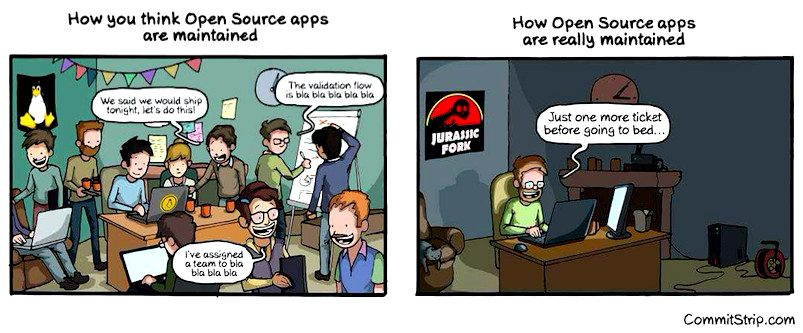
#> input picture news/2020-github-for-psychologists/expectations.jpg, 803 x 333 px, given in place of featured_full.jpg, which was not available
$ python make_hero.py
#> lines starting #> are read from the running program, lines starting #| are printed output that depends on the picture; pictures that were not available may be replaced by others from this repository, and a replacement may not be noted
"""Render this post's hero: the debating-society photograph with a melted,
blood-red title bled across it.

    python make_hero.py                     # featured.gif, the animated hero
    python make_hero.py --still             # featured.jpg, one frame of it
    python make_hero.py --variant serif --out somewhere.gif

There is no melted-horror face on this machine, and shipping one would mean
shipping somebody else's licence, so the melt is procedural: the title is set
in a heavy stock face, its contour is roughened with two smooth noise fields,
and the drips are grown downward off the bottom contour, one bead at a time,
with a terminal blob. All of it happens at 4x and is downsampled at the end -
that supersample is what keeps a roughened edge from aliasing into fringes.

**A drip is a spec, not a drawing**: `plan_drips` decides where each one starts,
how long it eventually runs, how it tapers and the exact random walk it wanders
along, and `paint_drips` then draws the first `grow` of that walk. One number
per frame is the whole animation, and the still is `grow = STILL`.

Edit this script and re-run it rather than editing the images. The source
photograph is the gitignored featured_full.jpg beside it, so a fresh clone has
the hero but not the means to rebuild it - the same trade every _full here makes.
"""

import argparse
import os
import sys
from pathlib import Path

import numpy as np
from PIL import Image, ImageChops, ImageDraw, ImageFilter, ImageFont

if hasattr(sys.stdout, "reconfigure"):
    sys.stdout.reconfigure(encoding="utf-8")

try:
    HERE = Path(__file__).resolve().parent
except NameError:                                # a notebook cell has no __file__
    HERE = Path.cwd()

RAW = HERE / "featured_full.jpg"
SS = 4                                           # supersample factor
SEED = 20260915

FONTS = Path("C:/Windows/Fonts")

# The animation, as (grow, drip alpha, milliseconds) per frame. It opens on the
# finished title and holds there: that frame is the one a social crawler shows
# for an `og:image` that happens to be a GIF, and it is the frame `--still`
# writes, so the poster and the animation cannot drift apart.
HOLD_MS = 1500
DRAIN, RUN = 7, 15
OVERRUN = 1.12                                   # how far past the still the drain runs
STILL = 1.0 / OVERRUN                            # `grow` at which a drip is "finished"

# Every drip is planned to its drained length and `grow` is the fraction of it
# that is painted, so STILL - not 1.0 - is the state the poster is in. Passing
# 1.0 for the still is the easy mistake: it renders every drip 12% long.

# GIF palette. 64 real colours - a greyscale photograph plus one red - and the
# last index kept back for the frame-to-frame delta. 64 is the repository's
# standing GIF recipe and it holds here: at 4x magnification 64 and 255 are not
# tellable apart on this picture, because the film grain dithers it already, and
# 255 costs 122 KB more. The clear index is bright green because nothing in this
# picture is within reach of it, so no pixel is quantised onto the index that
# means "unchanged".
PALETTE_COLOURS = 64
CLEAR = 255                                      # the last palette slot, whatever PALETTE_COLOURS is
CLEAR_RGB = (0, 255, 0)

VARIANTS = {
    # Condensed poster capitals, long heavy drips.
    "impact": dict(
        font=FONTS / "impact.ttf",
        lines=["THE FUTURE OF", "UNIVERSITY?"],
        widths=[0.52, 0.88],
        track=[0.06, 0.06],
        rough=2.4,
        # The first line's drips are short by design and clamped by layout() on
        # top of that - see clamp_drips.
        drip_len=[(4, 12), (14, 46)],
        drip_gap=[22, 17],
        drip_p=[0.50, 0.78],
    ),
    # Gothic serif, mixed case, fewer and shorter drips - a book plate that has
    # started to run rather than a poster.
    "serif": dict(
        font=FONTS / "georgiab.ttf",
        lines=["The Future of", "University?"],
        widths=[0.50, 0.88],
        track=[0.02, 0.02],
        rough=2.0,
        drip_len=[(5, 14), (11, 42)],
        drip_gap=[26, 21],
        drip_p=[0.40, 0.62],
    ),
    # Roman capitals, roughened hardest - the most decayed of the three.
    "times": dict(
        font=FONTS / "timesbd.ttf",
        lines=["THE FUTURE OF", "UNIVERSITY?"],
        widths=[0.54, 0.90],
        track=[0.05, 0.05],
        rough=3.2,
        drip_len=[(6, 18), (15, 46)],
        drip_gap=[24, 18],
        drip_p=[0.48, 0.72],
    ),
}


# ---------------------------------------------------------------- typesetting

def line_width(font, text, track_px):
    return sum(font.getlength(c) for c in text) + track_px * max(0, len(text) - 1)


def fit_font(path, text, target_px, track_frac):
    """The largest size whose tracked line is target_px wide."""
    lo, hi = 8, 900
    while lo < hi - 1:
        mid = (lo + hi) // 2
        f = ImageFont.truetype(str(path), mid)
        if line_width(f, text, track_frac * mid) <= target_px:
            lo = mid
        else:
            hi = mid
    f = ImageFont.truetype(str(path), lo)
    return f, line_width(f, text, track_frac * lo)


def render_line(path, text, target_px, track_frac):
    """A tight L-mode mask of one tracked line, cropped to its ink."""
    font, width = fit_font(path, text, target_px, track_frac)
    track = track_frac * font.size
    pad = int(font.size * 0.6)
    canvas = Image.new("L", (int(width) + 2 * pad, int(font.size * 2.4) + 2 * pad), 0)
    draw = ImageDraw.Draw(canvas)
    x = float(pad)
    baseline = pad + font.size * 1.4
    for ch in text:
        draw.text((x, baseline), ch, font=font, fill=255, anchor="ls")
        x += font.getlength(ch) + track
    return canvas.crop(canvas.getbbox())


# ------------------------------------------------------------------- the melt

def smooth_noise(rng, shape, scale):
    """A bicubic-upsampled random field in [-0.5, 0.5]."""
    h, w = shape
    small = rng.random((max(2, int(h / scale)), max(2, int(w / scale))), dtype=np.float32)
    up = Image.fromarray((small * 255).astype(np.uint8)).resize((w, h), Image.BICUBIC)
    return np.asarray(up, dtype=np.float32) / 255.0 - 0.5


def rough_field(rng, shape, amount_px):
    """The displacement the contour is roughened by - drawn once, used every frame."""
    amt = amount_px * SS
    dx = (smooth_noise(rng, shape, 22 * SS) * amt * 2.0
          + smooth_noise(rng, shape, 6 * SS) * amt * 0.7)
    dy = (smooth_noise(rng, shape, 26 * SS) * amt * 2.0
          + smooth_noise(rng, shape, 7 * SS) * amt * 0.7)
    h, w = shape
    ys, xs = np.mgrid[0:h, 0:w]
    return (np.clip(ys + dy, 0, h - 1).astype(np.int32),
            np.clip(xs + dx, 0, w - 1).astype(np.int32))


def roughen(mask, field):
    sy, sx = field
    return Image.fromarray(np.asarray(mask, dtype=np.uint8)[sy, sx])


def crisp(mask, blur_px=0.85):
    """Knit the beads into the glyph, then pull the edge back to a hard one."""
    a = np.asarray(mask.filter(ImageFilter.GaussianBlur(blur_px * SS)), dtype=np.float32) / 255.0
    return np.clip((a - 0.45) / 0.22, 0, 1)


def dilate_soft(m, radius, floor=0.34):
    """A blurred-and-clipped spread, standing in for a dilation.

    `MaxFilter` at the width this outline needs is 2 seconds a call at 4x, which
    at 23 frames is the whole render; a Gaussian is 0.02s and the difference at
    a one-pixel rim is not visible.
    """
    img = Image.fromarray((np.clip(m, 0, 1) * 255).astype(np.uint8))
    a = np.asarray(img.filter(ImageFilter.GaussianBlur(radius)), dtype=np.float32) / 255.0
    return np.clip(a / floor, 0, 1)


def stem_width(ink, x, y):
    """How wide the stroke is at (x, y) - the drip is a fraction of it."""
    h, w = ink.shape
    row = ink[max(0, min(h - 1, y))]
    left = right = x
    while left > 0 and row[left - 1]:
        left -= 1
    while right < w - 1 and row[right + 1]:
        right += 1
    return right - left + 1


def plan_drips(mask, rng, length_px, gap_px, probability):
    """Where the drips start and the whole path each one will eventually take.

    Nothing is drawn here. The random walk is rolled out to its full length once
    so that a half-grown drip is the *prefix* of the finished one - roll it per
    frame instead and the drip wriggles as it runs.
    """
    ink = np.asarray(mask, dtype=np.uint8) > 127
    h, w = ink.shape
    has = ink.any(axis=0)
    bottom = np.where(has, h - 1 - np.argmax(ink[::-1, :], axis=0), -1)

    # The lowest ink in a column is not always an edge liquid could hang from.
    # Between the I and the T of UNIVERSITY the lowest ink is the T's *crossbar*,
    # and a drip grown off it runs down through the gap between the two letters
    # and welds them into one blob - which is what the word did before this test
    # existed. So a seed also has to sit near the baseline its neighbours sit on,
    # not merely lower than the columns either side of it.
    reach = max(1, int(0.30 * h))
    baseline = np.array([bottom[max(0, x - reach):x + reach].max() for x in range(w)])
    hangs = bottom >= baseline - 0.10 * h

    lo_len, hi_len = length_px[0] * SS, length_px[1] * SS
    gap = gap_px * SS
    drips = []

    x = 0
    while x < w:
        if not has[x] or not hangs[x]:
            x += 1
            continue
        near = bottom[max(0, x - 7 * SS):min(w, x + 7 * SS)]
        if bottom[x] < near.max() - SS:           # only where the glyph hangs lowest
            x += 1
            continue
        if rng.random() > probability:
            x += int(gap * 0.5)
            continue

        y0 = int(bottom[x])
        stem = stem_width(ink, x, y0 - 3 * SS)
        length = rng.uniform(lo_len, hi_len) * OVERRUN
        w_top = max(1.7 * SS, stem * rng.uniform(0.32, 0.52))
        w_end = max(1.1 * SS, w_top * rng.uniform(0.34, 0.62))

        steps = max(3, int(length))
        # Clamped at every step, not once over the cumulative sum: an unbounded
        # walk of 200 steps wanders far enough to smear a drip sideways across
        # the letter beside it, and clipping only the total does not stop it.
        drift, walk = np.empty(steps, dtype=np.float32), 0.0
        for i, step in enumerate(rng.normal(0, 0.09, steps) * SS):
            walk = float(np.clip(walk + step, -1.7 * SS, 1.7 * SS))
            drift[i] = walk
        drips.append(dict(x=x, y0=y0, length=length, steps=steps, drift=drift,
                          w_top=w_top, w_end=w_end, bead=rng.uniform(1.0, 1.8)))
        x += int(gap * rng.uniform(0.85, 1.7))
    return drips


def drip_width(d, t):
    return d["w_top"] + (d["w_end"] - d["w_top"]) * (t ** 0.7)


def clamp_drips(drips, limit):
    """Stop a line's drips before they reach the line below.

    The first line's drips have to stay out of the caps of the second or the
    counters fill in and the word is a blob at the index card's ~385px. This is
    the constraint, enforced; leaving it to the drawn lengths happening to be
    shorter than the gap is how it silently stopped holding.
    """
    kept = []
    for d in drips:
        room = limit - d["y0"] - d["w_end"] * d["bead"] * 1.65
        if room < 3 * SS:
            continue
        d["length"] = min(d["length"], room)
        d["steps"] = max(3, int(d["length"]))
        kept.append(d)
    return kept


def drip_extent(drips, grow):
    """How far below its origin the lowest drip reaches - the crop has to clear it."""
    low = 0
    for d in drips:
        t = min(1.0, grow)
        tip = d["y0"] + t * d["length"]
        low = max(low, tip + drip_width(d, t) * d["bead"] * 1.65)
    return low


def paint_drips(size, drips, grow, offset=(0, 0)):
    """Draw the first `grow` of every planned drip onto a fresh mask."""
    canvas = Image.new("L", size, 0)
    draw = ImageDraw.Draw(canvas)
    ox, oy = offset
    for d in drips:
        n = int(d["steps"] * min(1.0, grow))
        if n < 2:
            continue
        xx = yy = width = 0.0
        for i in range(n):
            t = i / (d["steps"] - 1)
            width = drip_width(d, t)
            xx = d["x"] + d["drift"][i] + ox
            yy = d["y0"] + t * d["length"] + oy
            draw.ellipse([xx - width / 2, yy - width / 2,
                          xx + width / 2, yy + width / 2], fill=255)
        bead = width * d["bead"]                  # the drop rides at the leading edge
        draw.ellipse([xx - bead, yy - bead * 0.35, xx + bead, yy + bead * 1.65], fill=255)
    return canvas


# ----------------------------------------------------------------- the layout

def layout(cfg, W, H, rng):
    """Place the lines on the frame and plan every drip, in 4x frame coordinates."""
    big = (W * SS, H * SS)
    lines = []
    for i, text in enumerate(cfg["lines"]):
        ink = render_line(cfg["font"], text, cfg["widths"][i] * W * SS, cfg["track"][i])
        drips = plan_drips(ink, rng, cfg["drip_len"][i], cfg["drip_gap"][i], cfg["drip_p"][i])
        lines.append((ink, drips))
    gap = int(0.045 * H * SS)
    for i, (ink, drips) in enumerate(lines[:-1]):
        lines[i] = (ink, clamp_drips(drips, ink.height + gap * 0.82))

    # Stack the lines, then centre the block by its measured extent rather than
    # by a guess at how far the drips ran. The reader's hero keeps only the
    # middle ~58% of this picture's height, so everything that has to survive
    # the crop lives there - build() prints the clearance for both crops.
    tops, y = [], 0
    for ink, _ in lines:
        tops.append(y)
        y += ink.height + gap
    block_top = min(tops)
    block_bot = max(top + max(ink.height, drip_extent(drips, STILL))
                    for top, (ink, drips) in zip(tops, lines))
    y0 = int(big[1] * 0.5 - (block_bot - block_top) * 0.5) - int(0.012 * big[1])

    letters = Image.new("L", big, 0)
    placed = []
    for (ink, drips), top in zip(lines, tops):
        ox, oy = (big[0] - ink.width) // 2, y0 + top
        letters.paste(ink, (ox, oy), ink)
        placed += [dict(d, x=d["x"] + ox, y0=d["y0"] + oy) for d in drips]
    return letters, placed


# ----------------------------------------------------------------- the render

def bed_for(photo, m_max):
    """The dark ground the title sits on, painted once and reused by every frame.

    A soft halo, because the title crosses a pale floor *and* dark suits and has
    to read on both, plus a tight shadow to lift it off the grain. It is built
    from the drips at their longest and then held still: recomputing it per frame
    changes a 17px-blurred area around the whole title on every one of them, and
    those near-invisible changes were most of the GIF - 654 KB against 366 KB for
    the same animation with the ground nailed down, before the palette came down.
    """
    arr = np.asarray(photo, dtype=np.float32) / 255.0
    mimg = Image.fromarray((m_max * 255).astype(np.uint8))
    halo = np.asarray(mimg.filter(ImageFilter.GaussianBlur(17)), dtype=np.float32) / 255.0
    arr = arr * (1.0 - 0.60 * np.clip(halo * 2.6, 0, 1))[..., None]
    drop = ImageChops.offset(mimg, 2, 3).filter(ImageFilter.GaussianBlur(2.0))
    arr = arr * (1.0 - 0.72 * (np.asarray(drop, dtype=np.float32) / 255.0))[..., None]
    glow = np.asarray(mimg.filter(ImageFilter.GaussianBlur(7)), dtype=np.float32) / 255.0
    return arr, glow


def compose(bed, m, rng_noise):
    """Paint one mask onto the prepared ground: outline, blood, glow."""
    ground, glow = bed
    H, W = m.shape
    arr = ground

    outline = np.clip(dilate_soft(m, 1.15) - m, 0, 1)

    # Blood: brightest at the top of the block, drying towards the drips.
    rows = np.where(m.max(axis=1) > 0.02)[0]
    top, bot = (rows[0], rows[-1]) if len(rows) else (0, H - 1)
    t = np.clip((np.arange(H) - top) / max(1, bot - top), 0, 1)[:, None]
    red = np.stack([
        (0.855 + (0.400 - 0.855) * t) * np.ones((1, W)),
        (0.125 + (0.031 - 0.125) * t) * np.ones((1, W)),
        (0.118 + (0.047 - 0.118) * t) * np.ones((1, W)),
    ], axis=-1)
    red = np.clip(red * (1.0 + rng_noise * 0.22)[..., None], 0, 1)

    arr = arr * (1 - outline[..., None]) + np.array([0.094, 0.016, 0.020]) * outline[..., None]
    arr = arr * (1 - m[..., None]) + red * m[..., None]
    arr = arr + np.array([0.30, 0.02, 0.03]) * (glow * (1 - m))[..., None] * 0.55

    return Image.fromarray((np.clip(arr, 0, 1) * 255).astype(np.uint8)), top, bot


def report(W, H, top, bot):
    """The two crops this picture has to survive, printed rather than discovered
    in the browser: the index card takes 16:9, the reader's hero takes the
    picture's own ratio under `max-height: 22rem` in a panel up to 920px wide.
    Both are centred, so both cut vertically only."""
    for name, kept in (("card", (W * 9 / 16) / H), ("hero", min(1.0, 352 / (920 * H / W)))):
        lo, hi = H * (1 - kept) / 2, H * (1 + kept) / 2
        clear = min(top - lo, hi - bot)
        print(f"  {name}: keeps y {lo:.0f}-{hi:.0f}, ink {top}-{bot}, "
              f"{clear:+.0f}px clearance [{'ok' if clear > 0 else 'CUT'}]")


def frames_for(variant):
    """Every frame of the loop, as (grow, drip alpha, duration) - opening on the
    finished title, draining the last of it off the bottom, then running again.

    It drains rather than retracting, and the drips keep lengthening while they
    fade: blood flowing back up a letter reads as a video played backwards, and
    the eye catches it immediately.
    """
    plan = [(STILL, 1.0, HOLD_MS)]
    for i in range(1, DRAIN + 1):
        t = i / DRAIN
        plan.append((STILL + (1.0 - STILL) * t, 1.0 - t, 70))
    for i in range(1, RUN + 1):                   # the last one wraps to frame 0
        t = i / (RUN + 1)
        plan.append(((1 - (1 - t) ** 2.2) * STILL, 1.0, 55))
    return plan


def build(variant, out_path, still):
#> called with variant = 'impact', still = False
    cfg = VARIANTS[variant]
    rng = np.random.default_rng(SEED)

    photo = Image.open(RAW).convert("RGB")
#> photo is the input picture: PIL image 803x333 RGB; mean R, G, B 142.9, 146, 142
    W, H = photo.size
    big = (W * SS, H * SS)

    letters, drips = layout(cfg, W, H, rng)
#> the loop in layout, `for i, text in enumerate(cfg["lines"]):` made 2 passes
#> pass 1, in layout, `ink = render_line(cfg["font"], text, cfg["widths"][i] * W * SS, cfg["t..`:
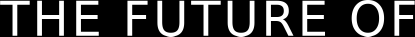
#> ink: PIL image 1659x146 L (shown at 1/4 size); min 0, max 255, mean 64.6
#> after the loop in layout, `for i, text in enumerate(cfg["lines"]):`:
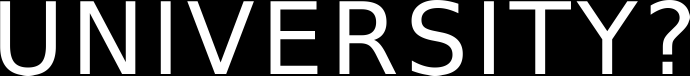
#> ink: PIL image 2758x302 L (shown at 1/4 size); min 0, max 255, mean 71.3
#> after the loop in layout, `for i, text in enumerate(cfg["lines"]):`: lines = 2 items
#> the loop in layout, `for i, (ink, drips) in enumerate(lines[:-1]):` made 1 pass
#> the loop in layout, `for ink, _ in lines:` made 2 passes
#> y on passes 1 to 2: 205, 566
#> after the loop in layout, `for ink, _ in lines:`: tops = [0, 205]; y = 566
#> in layout, `block_top = min(tops)`: block_top = 0
#> in layout, `block_bot = max(top + max(ink.height, drip_extent(drips, STILL)) for t..`: block_bot = 777.6
#> in layout, `y0 = int(big[1] * 0.5 - (block_bot - block_top) * 0.5) - int(0.012 * b..`: y0 = 262
#> the loop in layout, `for (ink, drips), top in zip(lines, tops):` made 2 passes
#> (top, ox, oy) on passes 1 to 2: (0, 776, 262), (205, 227, 467)
#> after the loop in layout, `for (ink, drips), top in zip(lines, tops):`:
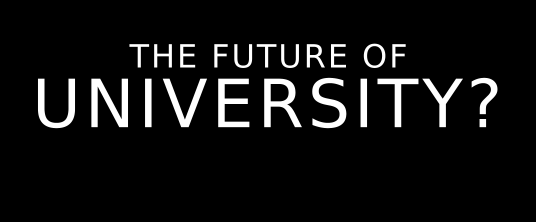
#> letters: PIL image 3212x1332 L (shown at 1/6 size); min 0, max 255, mean 17.4
#> drips = 22 items
    field = rough_field(rng, (big[1], big[0]), cfg["rough"])
#> in smooth_noise, `up = Image.fromarray((small * 255).astype(np.uint8)).resize((w, h), Im..`:
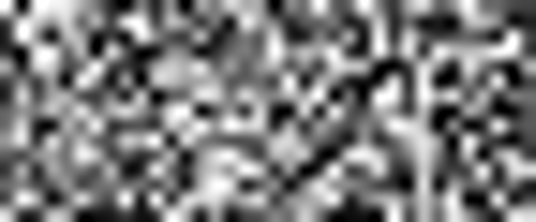
#> up: PIL image 3212x1332 L (shown at 1/6 size); min 0, max 255, mean 123.4
    texture = smooth_noise(rng, (H, W), 9)

    def mask_at(grow, alpha):
        """Letters plus `alpha` of the drips, roughened, crisped, downsampled."""
        union = ImageChops.lighter(letters, paint_drips(big, drips, grow))
        m = crisp(roughen(union, field))
        full = np.clip(np.asarray(
            Image.fromarray((m * 255).astype(np.uint8)).resize((W, H), Image.LANCZOS),
            dtype=np.float32) / 255.0, 0, 1)
        if alpha >= 1.0:
            return full
        return np.clip(mask_letters + alpha * np.clip(full - mask_letters, 0, 1), 0, 1)

    m = crisp(roughen(letters, field))
#> in roughen, `sy, sx = field`:
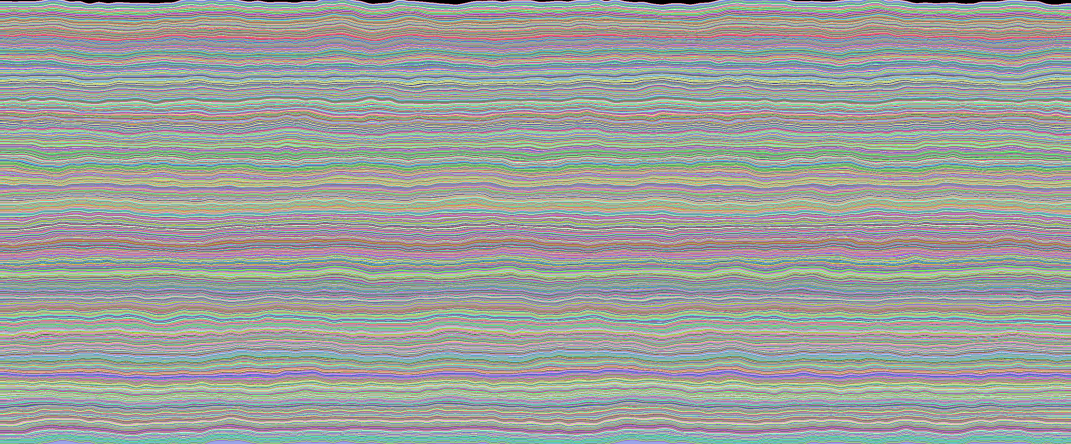
#> sy: shape (1332, 3212) int32 (shown at 1/3 size); 1332 distinct labels, from 0 to 1331; one colour per label, 0 black
#> in roughen, `sy, sx = field`:
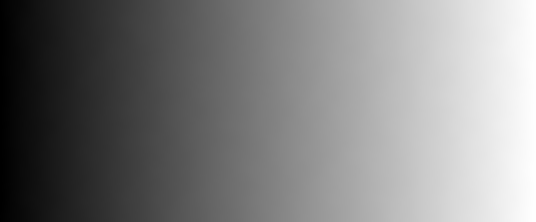
#> sx: shape (1332, 3212) int32 (shown at 1/6 size); min 0, max 3211, mean 1604.6; drawn with min black and max white
    mask_letters = np.clip(np.asarray(
        Image.fromarray((m * 255).astype(np.uint8)).resize((W, H), Image.LANCZOS),
        dtype=np.float32) / 255.0, 0, 1)

    bed = bed_for(photo, mask_at(1.0, 1.0))
#> the loop in paint_drips, `for d in drips:` made 22 passes
#> (n, bead) on passes 1 to 8: (41, 6.45), (24, 16.77), (36, 5.62), (35, 5.66), (30, 6.51), (15, 21.88), (32, 5.55), (175, 35.38)
#> in mask_at, `full = np.clip(np.asarray( Image.fromarray((m * 255).astype(np.uint8))..`:
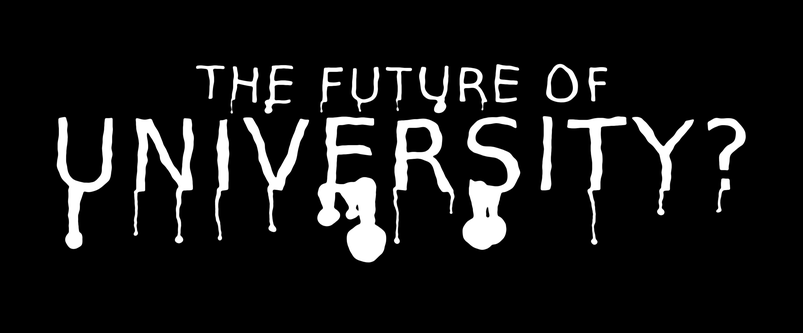
#> full: shape (333, 803) float32; min 0, max 1, mean 0.0918
#> (the rest of the program and of its run is left out)
